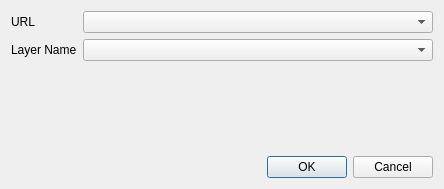
<?xml version="1.0" encoding="UTF-8"?>
<ui version="4.0">
 <class>Dialog</class>
 <widget class="QDialog" name="Dialog">
  <property name="geometry">
   <rect>
    <x>0</x>
    <y>0</y>
    <width>444</width>
    <height>189</height>
   </rect>
  </property>
  <property name="windowTitle">
   <string>Dialog</string>
  </property>
  <layout class="QGridLayout" name="gridLayout">
   <item row="0" column="0">
    <widget class="QLabel" name="label_URL">
     <property name="text">
      <string>URL</string>
     </property>
    </widget>
   </item>
   <item row="3" column="0" colspan="3">
    <spacer name="verticalSpacer">
     <property name="orientation">
      <enum>Qt::Vertical</enum>
     </property>
     <property name="sizeHint" stdset="0">
      <size>
       <width>20</width>
       <height>40</height>
      </size>
     </property>
    </spacer>
   </item>
   <item row="4" column="2">
    <widget class="QDialogButtonBox" name="buttonBox">
     <property name="orientation">
      <enum>Qt::Horizontal</enum>
     </property>
     <property name="standardButtons">
      <set>QDialogButtonBox::Cancel|QDialogButtonBox::Ok</set>
     </property>
    </widget>
   </item>
   <item row="1" column="0">
    <widget class="QLabel" name="label_Name">
     <property name="text">
      <string>Layer Name</string>
     </property>
    </widget>
   </item>
   <item row="1" column="1" colspan="2">
    <widget class="QComboBox" name="layer"/>
   </item>
   <item row="0" column="1" colspan="2">
    <widget class="QComboBox" name="url"/>
   </item>
  </layout>
 </widget>
 <resources/>
 <connections>
  <connection>
   <sender>buttonBox</sender>
   <signal>accepted()</signal>
   <receiver>Dialog</receiver>
   <slot>accept()</slot>
   <hints>
    <hint type="sourcelabel">
     <x>248</x>
     <y>254</y>
    </hint>
    <hint type="destinationlabel">
     <x>157</x>
     <y>274</y>
    </hint>
   </hints>
  </connection>
  <connection>
   <sender>buttonBox</sender>
   <signal>rejected()</signal>
   <receiver>Dialog</receiver>
   <slot>reject()</slot>
   <hints>
    <hint type="sourcelabel">
     <x>316</x>
     <y>260</y>
    </hint>
    <hint type="destinationlabel">
     <x>286</x>
     <y>274</y>
    </hint>
   </hints>
  </connection>
 </connections>
</ui>
